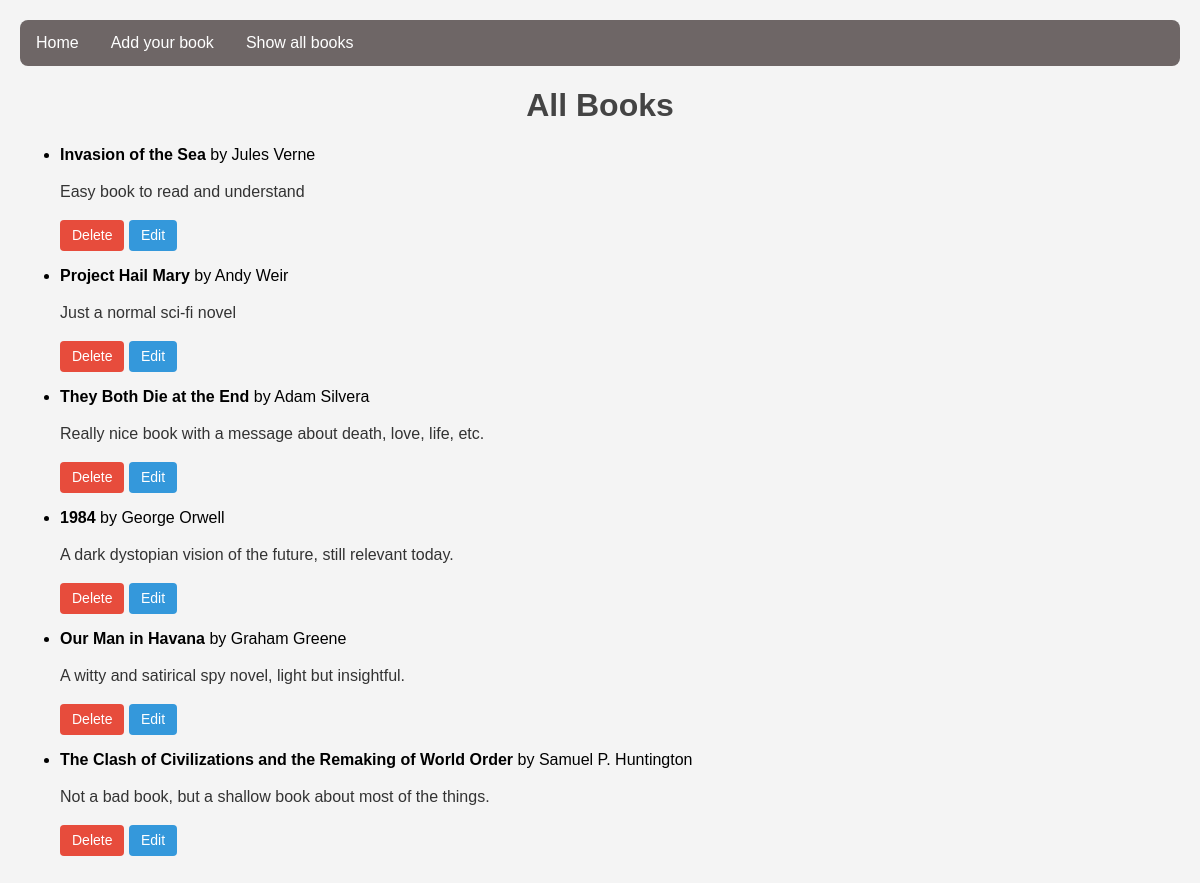
Before: /books with the older database file.
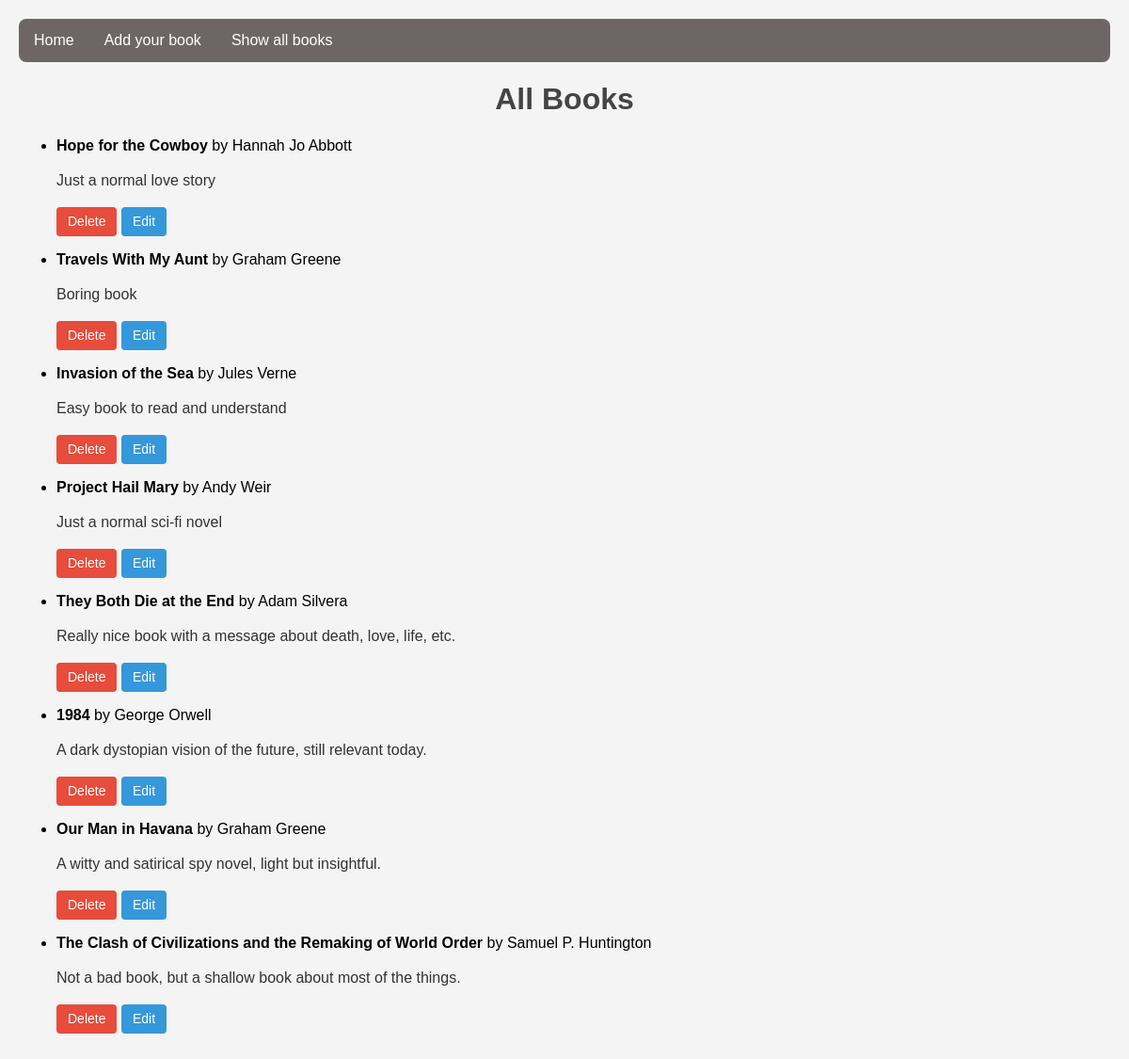
After: the same page with the newer database file.
### models.py (models this page shows, shortened)
class Book(db.Model):
    id: int = db.Column(db.Integer, primary_key=True)
    author_name: str = db.Column(db.String(100), nullable=False)
    book_name: str = db.Column(db.String(200), nullable=False)
    reader_description: str = db.Column(db.Text, nullable=False)

### app.py (the view)
@app.route("/books")
def all_books() -> str: # New route to display all books
    books: list[Book] = Book.query.order_by(Book.id.desc()).all()
    return render_template("all_books.html", book_list=books)

### templates/all_books.html (shortened to what this page needs)
{% extends "base.html" %}
{% block extra_css %}
  <link rel="stylesheet" href="{{ url_for('static', filename='css/all_books.css') }}">
{% endblock %}
{% block content %}
  <h1>All Books</h1>
  {% if book_list and book_list|length > 0 %}
    <ul>
      {% for book in book_list %}
        <li>
          <strong>{{ book.book_name }}</strong> by {{ book.author_name }}
          {% if book.reader_description %}
            <p>{{ book.reader_description }}</p>
          {% endif %}
          <p>
            <a href="{{ url_for('delete_book', book_id=book.id) }}" class="delete-link">Delete</a>
            <a href="{{ url_for('edit_book', book_id=book.id) }}" class="edit-link">Edit</a>
          </p>
        </li>
      {% endfor %}
    </ul>
  {% else %}
    <p>No books yet.</p>
  {% endif %}
{% endblock %}

### templates/base.html (shortened to what this page needs)
<!DOCTYPE html>
<html lang="en">
  <head>
    <link rel="stylesheet" href="{{ url_for('static', filename='css/main.css') }}">
    {% block extra_css %}{% endblock %}
  </head>
  <body>
    <nav class="navbar">
      <div class="container-fluid">
        <ul class="navbar-nav">
          <li class="nav-item"><a class="nav-link" href="{{ url_for('index') }}">Home</a></li>
          <li class="nav-item"><a class="nav-link" href="{{ url_for('add_book') }}">Add your book</a></li>
          <li class="nav-item"><a class="nav-link" href="{{ url_for('all_books') }}">Show all books</a></li>
        </ul>
      </div>
    </nav>
    <main class="container">
      {% block content %}{% endblock %}
    </main>
  </body>
</html>

### static/css/main.css (style rules this page uses)
body { font-family: Arial, sans-serif; margin: 0; padding: 20px; background-color: #f4f4f4; }
.navbar ul { list-style-type: none; background-color: #6e6666; padding: 0px; margin: 0px; overflow: hidden; border-radius: 8px; }
.navbar ul li { float: left; }
.navbar ul li a { display: block; padding: 14px 16px; color: white; text-align: center; text-decoration: none; }
h1 { color: #444; text-align: center; }
p { color: #333; line-height: 1.5; }

### static/css/all_books.css (style rules this page uses)
a { color: blue; text-decoration: none; }
.delete-link { display: inline-block; padding: 5px 12px; background-color: #e74c3c; color: white; font-size: 14px; border-radius: 4px; text-decoration: none; transition: background-color 0.3s ease; }
.edit-link { display: inline-block; padding: 5px 12px; background-color: #3498db; color: white; font-size: 14px; border-radius: 4px; text-decoration: none; transition: background-color 0.3s ease; }

Changed rows visible on the page:
added Book: book_name "Hope for the Cowboy", author_name "Hannah Jo Abbott", reader_description "Just a normal love story"
added Book: book_name "Travels With My Aunt", author_name "Graham Greene", reader_description "Boring book"
